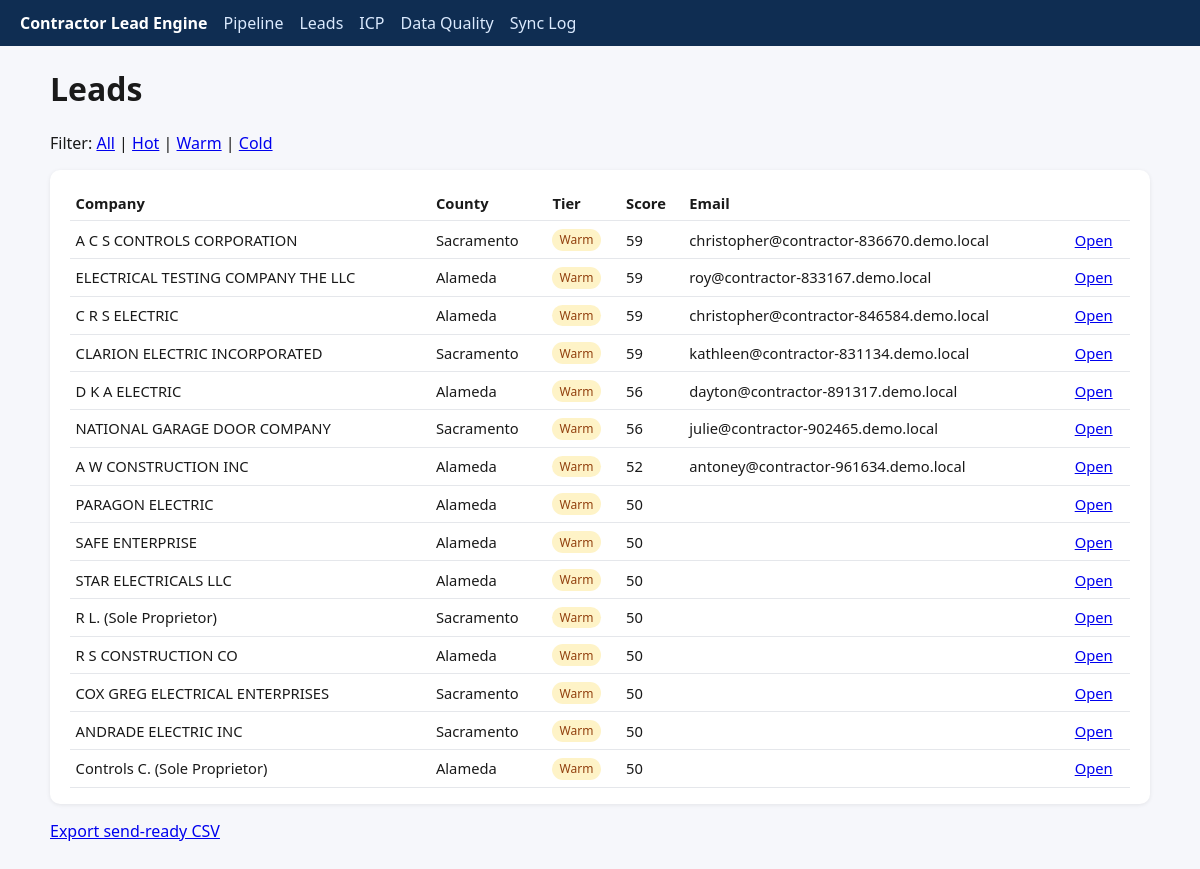
Screenshot of /leads?tier=Warm with the database file from the repository.
### app/db/models.py (models this page shows)
class Contact(Base):
    __tablename__ = "contacts"
    id: Mapped[int] = mapped_column(Integer, primary_key=True)
    company_id: Mapped[int] = mapped_column(ForeignKey("companies.id"), index=True)
    contact_type: Mapped[str] = mapped_column(String(16))
    value: Mapped[str] = mapped_column(String(256), index=True)
    status: Mapped[str] = mapped_column(String(32), default="unknown")
    is_guessed: Mapped[bool] = mapped_column(Boolean, default=False)
    is_role_based: Mapped[bool] = mapped_column(Boolean, default=False)
    verifier: Mapped[str | None] = mapped_column(String(64))
    verified_at: Mapped[str | None] = mapped_column(String(32))
    source_url: Mapped[str] = mapped_column(String(512))
    sourced_at: Mapped[str] = mapped_column(String(32))
    company: Mapped[Company] = relationship(back_populates="contacts")

class Company(Base):
    __tablename__ = "companies"
    id: Mapped[int] = mapped_column(Integer, primary_key=True)
    license_number: Mapped[str] = mapped_column(String(32), unique=True, index=True)
    business_name: Mapped[str] = mapped_column(String(512))
    business_type: Mapped[str | None] = mapped_column(String(128))
    address: Mapped[str | None] = mapped_column(String(512))
    city: Mapped[str | None] = mapped_column(String(128))
    state: Mapped[str | None] = mapped_column(String(8))
    zip_code: Mapped[str | None] = mapped_column(String(16))
    county: Mapped[str | None] = mapped_column(String(64), index=True)
    phone_raw: Mapped[str | None] = mapped_column(String(64))
    phone_e164: Mapped[str | None] = mapped_column(String(32), index=True)
    phone_type: Mapped[str | None] = mapped_column(String(32))
    domain: Mapped[str | None] = mapped_column(String(255), index=True)
    website_url: Mapped[str | None] = mapped_column(String(512))
    classifications: Mapped[str | None] = mapped_column(String(128))
    license_status: Mapped[str | None] = mapped_column(String(64))
    issue_date: Mapped[str | None] = mapped_column(String(32))
    expiration_date: Mapped[str | None] = mapped_column(String(32))
    years_in_business: Mapped[float | None] = mapped_column(Float)
    source_url: Mapped[str] = mapped_column(String(512))
    sourced_at: Mapped[str] = mapped_column(String(32))
    merge_cluster_id: Mapped[int | None] = mapped_column(Integer, index=True)
    is_primary_in_cluster: Mapped[bool] = mapped_column(Boolean, default=True)
    pipeline_stage: Mapped[str | None] = mapped_column(String(64))
    excluded_reason: Mapped[str | None] = mapped_column(String(256))
    suppressed: Mapped[bool] = mapped_column(Boolean, default=False)
    suppression_reason: Mapped[str | None] = mapped_column(String(256))
    owner_name: Mapped[str | None] = mapped_column(String(256))
    owner_status: Mapped[str | None] = mapped_column(String(32))
    owner_evidence: Mapped[str | None] = mapped_column(Text)
    mock_site_slug: Mapped[str | None] = mapped_column(String(128))
    synthetic: Mapped[bool] = mapped_column(Boolean, default=False)
    people: Mapped[list["Person"]] = relationship(back_populates="company")
    contacts: Mapped[list["Contact"]] = relationship(back_populates="company")
    facts: Mapped[list["Fact"]] = relationship(back_populates="company")
    signals: Mapped[list["Signal"]] = relationship(back_populates="company")
    scores: Mapped[list["Score"]] = relationship(back_populates="company")
    drafts: Mapped[list["Draft"]] = relationship(back_populates="company")

class Score(Base):
    __tablename__ = "scores"
    id: Mapped[int] = mapped_column(Integer, primary_key=True)
    company_id: Mapped[int] = mapped_column(ForeignKey("companies.id"), index=True)
    icp_version: Mapped[str] = mapped_column(String(64))
    score: Mapped[int] = mapped_column(Integer)
    tier: Mapped[str] = mapped_column(String(16), index=True)
    reasons_json: Mapped[list[dict[str, Any]]] = mapped_column(JSON, default=list)
    created_at: Mapped[str] = mapped_column(String(32))
    company: Mapped[Company] = relationship(back_populates="scores")

### app/web/routes.py (the view)
@router.get("/leads", response_class=HTMLResponse)
def leads_page(
    request: Request,
    tier: str | None = None,
    db: Session = Depends(get_db),
):
    q = (
        db.query(Company)
        .options(
            joinedload(Company.scores),
            joinedload(Company.contacts),
            joinedload(Company.drafts),
            joinedload(Company.people),
            joinedload(Company.facts),
        )
        .filter(Company.is_primary_in_cluster.is_(True))
    )
    companies = q.all()
    rows = []
    for c in companies:
        sc = c.scores[-1] if c.scores else None
        if tier and (not sc or sc.tier != tier):
            continue
        email = next((ct.value for ct in c.contacts if ct.status == "ok" and not ct.is_guessed), "")
        rows.append({"company": _public_company(c), "score": sc, "email": email})
    rows.sort(key=lambda r: r["score"].score if r["score"] else -1, reverse=True)
    return render("leads.html", request=request, rows=rows, tier=tier)

### app/web/templates/leads.html (shortened to what this page needs)
{% extends "base.html" %}
{% block content %}
<h1>Leads</h1>
<p>
  Filter:
  <a href="/leads">All</a> |
  <a href="/leads?tier=Hot">Hot</a> |
  <a href="/leads?tier=Warm">Warm</a> |
  <a href="/leads?tier=Cold">Cold</a>
</p>
<div class="card">
<table>
  <tr><th>Company</th><th>County</th><th>Tier</th><th>Score</th><th>Email</th><th></th></tr>
  {% for row in rows %}
  <tr>
    <td>{{ row.company.business_name }}</td>
    <td>{{ row.company.county }}</td>
    <td>{% if row.score %}<span class="badge {{ row.score.tier }}">{{ row.score.tier }}</span>{% endif %}</td>
    <td>{{ row.score.score if row.score else '—' }}</td>
    <td>{{ row.email }}</td>
    <td><a href="/leads/{{ row.company.id }}">Open</a></td>
  </tr>
  {% endfor %}
</table>
</div>
<p><a href="/export/leads.csv">Export send-ready CSV</a></p>
{% endblock %}

### app/web/templates/base.html (style rules this page uses)
:root { font-family: system-ui, sans-serif; color: #1a1a1a; }
body { margin: 0; background: #f6f7fb; }
.card { background: #fff; border-radius: 10px; padding: 1rem 1.25rem; box-shadow: 0 1px 4px rgba(0,0,0,.08); margin-bottom: 1rem; }
table { width: 100%; border-collapse: collapse; font-size: .92rem; }
th, td { text-align: left; padding: .45rem .35rem; border-bottom: 1px solid #e5e7eb; }
.badge { display: inline-block; padding: .15rem .45rem; border-radius: 999px; font-size: .75rem; background: #e5e7eb; }
.Warm { background: #fef3c7; color: #92400e; }

### rows the page displays
Contact: company.business_name "A C S CONTROLS CORPORATION", company.county "Sacramento", score.tier "Warm", score "59", email "christopher@contractor-836670.demo.local"
Contact: company.business_name "ELECTRICAL TESTING COMPANY THE LLC", company.county "Alameda", score.tier "Warm", score "59", email "roy@contractor-833167.demo.local"
Contact: company.business_name "C R S ELECTRIC", company.county "Alameda", score.tier "Warm", score "59", email "christopher@contractor-846584.demo.local"
Contact: company.business_name "CLARION ELECTRIC INCORPORATED", company.county "Sacramento", score.tier "Warm", score "59", email "kathleen@contractor-831134.demo.local"
Contact: company.business_name "D K A ELECTRIC", company.county "Alameda", score.tier "Warm", score "56", email "dayton@contractor-891317.demo.local"
Contact: company.business_name "NATIONAL GARAGE DOOR COMPANY", company.county "Sacramento", score.tier "Warm", score "56", email "julie@contractor-902465.demo.local"
Contact: company.business_name "A W CONSTRUCTION INC", company.county "Alameda", score.tier "Warm", score "52", email "antoney@contractor-961634.demo.local"
Company: company.business_name "PARAGON ELECTRIC", company.county "Alameda"
Score: score.tier "Warm", score "50"
Company: company.business_name "SAFE ENTERPRISE", company.county "Alameda"
Score: score.tier "Warm", score "50"
Company: company.business_name "STAR ELECTRICALS LLC", company.county "Alameda"
Score: score.tier "Warm", score "50"
Company: company.business_name "R L. (Sole Proprietor)", company.county "Sacramento"
Score: score.tier "Warm", score "50"
Company: company.business_name "R S CONSTRUCTION CO", company.county "Alameda"
Score: score.tier "Warm", score "50"
Company: company.business_name "COX GREG ELECTRICAL ENTERPRISES", company.county "Sacramento"
Score: score.tier "Warm", score "50"
Company: company.business_name "ANDRADE ELECTRIC INC", company.county "Sacramento"
Score: score.tier "Warm", score "50"
Company: company.business_name "Controls C. (Sole Proprietor)", company.county "Alameda"
Score: score.tier "Warm", score "50"
